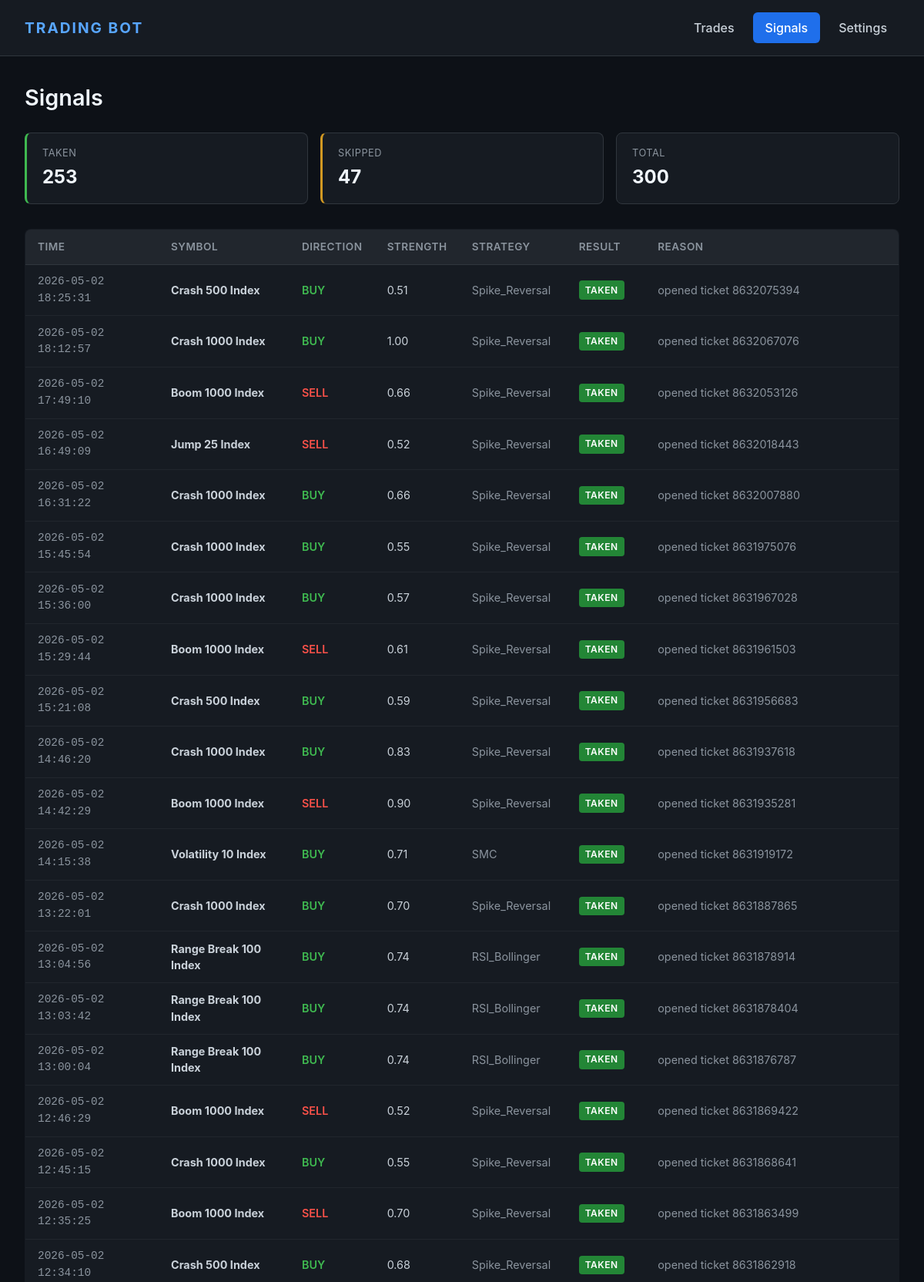
The app's page /signals (upper part) with its own data.
### tables this page shows
CREATE TABLE signals (
    id        INTEGER PRIMARY KEY AUTOINCREMENT,
    timestamp TEXT DEFAULT (datetime('now')),
    symbol    TEXT,
    direction TEXT,
    strength  REAL,
    strategy  TEXT,
    action    TEXT,   -- 'taken' or 'skipped'
    reason    TEXT
);

### web_app.py (the view)
@app.route("/signals")
def signals():
    rows = db.get_recent_signals(300)
    taken   = sum(1 for r in rows if r["action"] == "taken")
    skipped = sum(1 for r in rows if r["action"] == "skipped")
    return render_template("signals.html",
                           signals=rows,
                           taken=taken,
                           skipped=skipped)

### database.py (called while the page is built)
@contextmanager
def _conn():
    c = sqlite3.connect(str(DB_PATH))
    c.row_factory = sqlite3.Row
    try:
        yield c
        c.commit()
    finally:
        c.close()

def get_recent_signals(limit: int = 200) -> list[dict]:
    with _conn() as c:
        rows = c.execute("""SELECT * FROM signals ORDER BY id DESC LIMIT ?""",
                          (limit,)).fetchall()
    return [dict(r) for r in rows]

### templates/signals.html (shortened to what this page needs)
{% extends "base.html" %}
{% block content %}
<h1>Signals</h1>
<section class="stats">
  <div class="stat stat-win">
    <div class="stat-label">Taken</div>
    <div class="stat-value">{{ taken }}</div>
  </div>
  <div class="stat stat-neutral">
    <div class="stat-label">Skipped</div>
    <div class="stat-value">{{ skipped }}</div>
  </div>
  <div class="stat">
    <div class="stat-label">Total</div>
    <div class="stat-value">{{ taken + skipped }}</div>
  </div>
</section>
<table class="data">
  <thead>
    <tr>
      <th>Time</th>
      <th>Symbol</th>
      <th>Direction</th>
      <th>Strength</th>
      <th>Strategy</th>
      <th>Result</th>
      <th>Reason</th>
    </tr>
  </thead>
  <tbody>
    {% for s in signals %}
    <tr>
      <td class="mono small">{{ s.timestamp }}</td>
      <td><strong>{{ s.symbol }}</strong></td>
      <td class="{{ 'buy' if s.direction == 'BUY' else ('sell' if s.direction == 'SELL' else '') }}">
        {{ s.direction or "—" }}
      </td>
      <td>{% if s.strength %}{{ "%.2f" | format(s.strength) }}{% else %}—{% endif %}</td>
      <td class="small">{{ s.strategy or "—" }}</td>
      <td>
        {% if s.action == 'taken' %}
          <span class="badge badge-win">TAKEN</span>
        {% else %}
          <span class="badge badge-neutral">SKIPPED</span>
        {% endif %}
      </td>
      <td class="small">{{ s.reason or "—" }}</td>
    </tr>
    {% else %}
    <tr><td colspan="7" class="empty">No signals yet. Bot is watching.</td></tr>
    {% endfor %}
  </tbody>
</table>
{% endblock %}

### templates/base.html (shortened to what this page needs)
<!DOCTYPE html>
<html lang="en">
<head>
  <link rel="stylesheet" href="{{ url_for('static', filename='style.css') }}">
</head>
<body>
<header>
  <div class="brand">TRADING BOT</div>
  <nav>
    <a href="{{ url_for('trades') }}"   class="{% if request.endpoint == 'trades'   %}active{% endif %}">Trades</a>
    <a href="{{ url_for('signals') }}"  class="{% if request.endpoint == 'signals'  %}active{% endif %}">Signals</a>
    <a href="{{ url_for('settings') }}" class="{% if request.endpoint == 'settings' %}active{% endif %}">Settings</a>
  </nav>
</header>
<main>
  {% block content %}{% endblock %}
</main>
</body>
</html>

### static/style.css (style rules this page uses)
* { box-sizing: border-box; margin: 0; padding: 0; }
body { font-family: -apple-system, BlinkMacSystemFont, "Segoe UI", Roboto, sans-serif; background: #0d1117; color: #c9d1d9; line-height: 1.5; min-height: 100vh; display: flex; flex-direction: column; }
header { background: #161b22; border-bottom: 1px solid #30363d; padding: 1rem 2rem; display: flex; align-items: center; justify-content: space-between; flex-wrap: wrap; gap: 1rem; }
.brand { font-size: 1.2rem; font-weight: 700; letter-spacing: 2px; color: #58a6ff; }
nav { display: flex; gap: 0.5rem; }
nav a { padding: 0.5rem 1rem; color: #c9d1d9; text-decoration: none; border-radius: 6px; font-weight: 500; transition: background 0.15s; }
nav a.active { background: #1f6feb; color: #fff; }
main { flex: 1; padding: 2rem; max-width: 1400px; width: 100%; margin: 0 auto; }
h1 { font-size: 1.8rem; font-weight: 600; margin-bottom: 1.5rem; color: #f0f6fc; }
.stats { display: grid; grid-template-columns: repeat(auto-fit, minmax(140px, 1fr)); gap: 1rem; margin-bottom: 2rem; }
.stat { background: #161b22; border: 1px solid #30363d; border-radius: 8px; padding: 1rem 1.25rem; }
.stat-label { font-size: 0.8rem; color: #8b949e; text-transform: uppercase; letter-spacing: 0.5px; margin-bottom: 0.25rem; }
.stat-value { font-size: 1.5rem; font-weight: 700; color: #f0f6fc; }
.stat-win { border-left: 3px solid #3fb950; }
.stat-neutral { border-left: 3px solid #d29922; }
.data { width: 100%; border-collapse: collapse; background: #161b22; border: 1px solid #30363d; border-radius: 8px; overflow: hidden; }
.data thead { background: #21262d; }
.data th { text-align: left; padding: 0.75rem 1rem; font-weight: 600; color: #8b949e; font-size: 0.85rem; text-transform: uppercase; letter-spacing: 0.5px; border-bottom: 1px solid #30363d; }
.data td { padding: 0.7rem 1rem; border-bottom: 1px solid #21262d; font-size: 0.9rem; }
.mono { font-family: 'Consolas', 'Monaco', monospace; font-size: 0.8rem; }
.small { font-size: 0.8rem; color: #8b949e; }
.buy { color: #3fb950; font-weight: 600; }
.sell { color: #f85149; font-weight: 600; }
.badge { display: inline-block; padding: 0.2rem 0.5rem; border-radius: 4px; font-size: 0.75rem; font-weight: 600; letter-spacing: 0.5px; background: #30363d; color: #c9d1d9; }
.badge-win { background: #238636; color: #fff; }

### records on screen
signals: timestamp "2026-05-02 18:25:31", symbol "Crash 500 Index", direction "BUY", strength "0.51", strategy "Spike_Reversal", action "TAKEN", reason "opened ticket 8632075394"
signals: timestamp "2026-05-02 18:12:57", symbol "Crash 1000 Index", direction "BUY", strength "1.00", strategy "Spike_Reversal", action "TAKEN", reason "opened ticket 8632067076"
signals: timestamp "2026-05-02 17:49:10", symbol "Boom 1000 Index", direction "SELL", strength "0.66", strategy "Spike_Reversal", action "TAKEN", reason "opened ticket 8632053126"
signals: timestamp "2026-05-02 16:49:09", symbol "Jump 25 Index", direction "SELL", strength "0.52", strategy "Spike_Reversal", action "TAKEN", reason "opened ticket 8632018443"
signals: timestamp "2026-05-02 16:31:22", symbol "Crash 1000 Index", direction "BUY", strength "0.66", strategy "Spike_Reversal", action "TAKEN", reason "opened ticket 8632007880"
signals: timestamp "2026-05-02 15:45:54", symbol "Crash 1000 Index", direction "BUY", strength "0.55", strategy "Spike_Reversal", action "TAKEN", reason "opened ticket 8631975076"
signals: timestamp "2026-05-02 15:36:00", symbol "Crash 1000 Index", direction "BUY", strength "0.57", strategy "Spike_Reversal", action "TAKEN", reason "opened ticket 8631967028"
signals: timestamp "2026-05-02 15:29:44", symbol "Boom 1000 Index", direction "SELL", strength "0.61", strategy "Spike_Reversal", action "TAKEN", reason "opened ticket 8631961503"
signals: timestamp "2026-05-02 15:21:08", symbol "Crash 500 Index", direction "BUY", strength "0.59", strategy "Spike_Reversal", action "TAKEN", reason "opened ticket 8631956683"
signals: timestamp "2026-05-02 14:46:20", symbol "Crash 1000 Index", direction "BUY", strength "0.83", strategy "Spike_Reversal", action "TAKEN", reason "opened ticket 8631937618"
signals: timestamp "2026-05-02 14:42:29", symbol "Boom 1000 Index", direction "SELL", strength "0.90", strategy "Spike_Reversal", action "TAKEN", reason "opened ticket 8631935281"
signals: timestamp "2026-05-02 14:15:38", symbol "Volatility 10 Index", direction "BUY", strength "0.71", strategy "SMC", action "TAKEN", reason "opened ticket 8631919172"
signals: timestamp "2026-05-02 13:22:01", symbol "Crash 1000 Index", direction "BUY", strength "0.70", strategy "Spike_Reversal", action "TAKEN", reason "opened ticket 8631887865"
signals: timestamp "2026-05-02 13:04:56", symbol "Range Break 100 Index", direction "BUY", strength "0.74", strategy "RSI_Bollinger", action "TAKEN", reason "opened ticket 8631878914"
signals: timestamp "2026-05-02 13:03:42", symbol "Range Break 100 Index", direction "BUY", strength "0.74", strategy "RSI_Bollinger", action "TAKEN", reason "opened ticket 8631878404"
signals: timestamp "2026-05-02 13:00:04", symbol "Range Break 100 Index", direction "BUY", strength "0.74", strategy "RSI_Bollinger", action "TAKEN", reason "opened ticket 8631876787"
signals: timestamp "2026-05-02 12:46:29", symbol "Boom 1000 Index", direction "SELL", strength "0.52", strategy "Spike_Reversal", action "TAKEN", reason "opened ticket 8631869422"
signals: timestamp "2026-05-02 12:45:15", symbol "Crash 1000 Index", direction "BUY", strength "0.55", strategy "Spike_Reversal", action "TAKEN", reason "opened ticket 8631868641"
signals: timestamp "2026-05-02 12:35:25", symbol "Boom 1000 Index", direction "SELL", strength "0.70", strategy "Spike_Reversal", action "TAKEN", reason "opened ticket 8631863499"
signals: timestamp "2026-05-02 12:34:10", symbol "Crash 500 Index", direction "BUY", strength "0.68", strategy "Spike_Reversal", action "TAKEN", reason "opened ticket 8631862918"

### other values on screen
{{ taken }} "253"
{{ skipped }} "47"
{{ taken + skipped }} "300"
